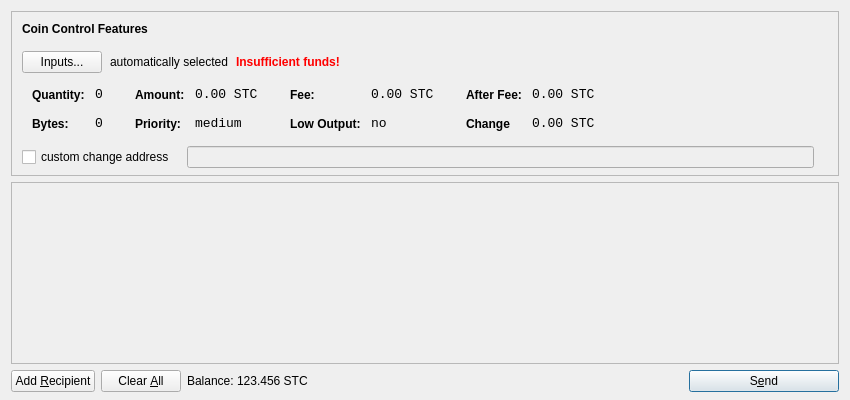
<?xml version="1.0" encoding="UTF-8"?>
<ui version="4.0">
 <class>SendCoinsDialog</class>
 <widget class="QDialog" name="SendCoinsDialog">
  <property name="geometry">
   <rect>
    <x>0</x>
    <y>0</y>
    <width>850</width>
    <height>400</height>
   </rect>
  </property>
  <property name="windowTitle">
   <string>Send Coins</string>
  </property>
  <layout class="QVBoxLayout" name="verticalLayout" stretch="0,1,0">
   <property name="bottomMargin">
    <number>8</number>
   </property>
   <item>
    <widget class="QFrame" name="frameCoinControl">
     <property name="sizePolicy">
      <sizepolicy hsizetype="Expanding" vsizetype="Expanding">
       <horstretch>0</horstretch>
       <verstretch>0</verstretch>
      </sizepolicy>
     </property>
     <property name="maximumSize">
      <size>
       <width>16777215</width>
       <height>16777215</height>
      </size>
     </property>
     <property name="frameShape">
      <enum>QFrame::StyledPanel</enum>
     </property>
     <property name="frameShadow">
      <enum>QFrame::Sunken</enum>
     </property>
     <layout class="QVBoxLayout" name="verticalLayoutCoinControl2">
      <property name="spacing">
       <number>6</number>
      </property>
      <property name="leftMargin">
       <number>0</number>
      </property>
      <property name="topMargin">
       <number>0</number>
      </property>
      <property name="rightMargin">
       <number>0</number>
      </property>
      <property name="bottomMargin">
       <number>6</number>
      </property>
      <item>
       <layout class="QVBoxLayout" name="verticalLayoutCoinControl" stretch="0,0,0,0,1">
        <property name="spacing">
         <number>0</number>
        </property>
        <property name="leftMargin">
         <number>10</number>
        </property>
        <property name="topMargin">
         <number>10</number>
        </property>
        <item>
         <layout class="QHBoxLayout" name="horizontalLayoutCoinControl1">
          <property name="bottomMargin">
           <number>15</number>
          </property>
          <item>
           <widget class="QLabel" name="labelCoinControlFeatures">
            <property name="sizePolicy">
             <sizepolicy hsizetype="Preferred" vsizetype="Maximum">
              <horstretch>0</horstretch>
              <verstretch>0</verstretch>
             </sizepolicy>
            </property>
            <property name="font">
             <font>
              <weight>75</weight>
              <bold>true</bold>
             </font>
            </property>
            <property name="styleSheet">
             <string notr="true">font-weight:bold;</string>
            </property>
            <property name="text">
             <string>Coin Control Features</string>
            </property>
           </widget>
          </item>
         </layout>
        </item>
        <item>
         <layout class="QHBoxLayout" name="horizontalLayoutCoinControl2" stretch="0,0,0,0">
          <property name="spacing">
           <number>8</number>
          </property>
          <property name="bottomMargin">
           <number>10</number>
          </property>
          <item>
           <widget class="QPushButton" name="pushButtonCoinControl">
            <property name="styleSheet">
             <string notr="true"/>
            </property>
            <property name="text">
             <string>Inputs...</string>
            </property>
           </widget>
          </item>
          <item>
           <widget class="QLabel" name="labelCoinControlAutomaticallySelected">
            <property name="text">
             <string>automatically selected</string>
            </property>
            <property name="margin">
             <number>5</number>
            </property>
           </widget>
          </item>
          <item>
           <widget class="QLabel" name="labelCoinControlInsuffFunds">
            <property name="font">
             <font>
              <weight>75</weight>
              <bold>true</bold>
             </font>
            </property>
            <property name="styleSheet">
             <string notr="true">color:red;font-weight:bold;</string>
            </property>
            <property name="text">
             <string>Insufficient funds!</string>
            </property>
            <property name="margin">
             <number>5</number>
            </property>
           </widget>
          </item>
          <item>
           <spacer name="horizontalSpacerCoinControl">
            <property name="orientation">
             <enum>Qt::Horizontal</enum>
            </property>
            <property name="sizeHint" stdset="0">
             <size>
              <width>40</width>
              <height>1</height>
             </size>
            </property>
           </spacer>
          </item>
         </layout>
        </item>
        <item>
         <widget class="QWidget" name="widgetCoinControl" native="true">
          <property name="sizePolicy">
           <sizepolicy hsizetype="Preferred" vsizetype="Preferred">
            <horstretch>0</horstretch>
            <verstretch>0</verstretch>
           </sizepolicy>
          </property>
          <property name="minimumSize">
           <size>
            <width>0</width>
            <height>0</height>
           </size>
          </property>
          <property name="styleSheet">
           <string notr="true"/>
          </property>
          <layout class="QHBoxLayout" name="horizontalLayoutCoinControl5">
           <property name="margin">
            <number>0</number>
           </property>
           <item>
            <layout class="QHBoxLayout" name="horizontalLayoutCoinControl3" stretch="0,0,0,1">
             <property name="spacing">
              <number>20</number>
             </property>
             <property name="topMargin">
              <number>0</number>
             </property>
             <property name="bottomMargin">
              <number>10</number>
             </property>
             <item>
              <layout class="QFormLayout" name="formLayoutCoinControl1">
               <property name="horizontalSpacing">
                <number>10</number>
               </property>
               <property name="verticalSpacing">
                <number>14</number>
               </property>
               <property name="leftMargin">
                <number>10</number>
               </property>
               <property name="topMargin">
                <number>4</number>
               </property>
               <property name="rightMargin">
                <number>6</number>
               </property>
               <item row="0" column="0">
                <widget class="QLabel" name="labelCoinControlQuantityText">
                 <property name="styleSheet">
                  <string notr="true">font-weight:bold;</string>
                 </property>
                 <property name="text">
                  <string>Quantity:</string>
                 </property>
                 <property name="margin">
                  <number>0</number>
                 </property>
                </widget>
               </item>
               <item row="0" column="1">
                <widget class="QLabel" name="labelCoinControlQuantity">
                 <property name="font">
                  <font>
                   <family>Monospace</family>
                   <pointsize>10</pointsize>
                  </font>
                 </property>
                 <property name="cursor">
                  <cursorShape>IBeamCursor</cursorShape>
                 </property>
                 <property name="contextMenuPolicy">
                  <enum>Qt::ActionsContextMenu</enum>
                 </property>
                 <property name="text">
                  <string>0</string>
                 </property>
                 <property name="margin">
                  <number>0</number>
                 </property>
                 <property name="textInteractionFlags">
                  <set>Qt::LinksAccessibleByMouse|Qt::TextSelectableByKeyboard|Qt::TextSelectableByMouse</set>
                 </property>
                </widget>
               </item>
               <item row="1" column="0">
                <widget class="QLabel" name="labelCoinControlBytesText">
                 <property name="styleSheet">
                  <string notr="true">font-weight:bold;</string>
                 </property>
                 <property name="text">
                  <string>Bytes:</string>
                 </property>
                </widget>
               </item>
               <item row="1" column="1">
                <widget class="QLabel" name="labelCoinControlBytes">
                 <property name="font">
                  <font>
                   <family>Monospace</family>
                   <pointsize>10</pointsize>
                  </font>
                 </property>
                 <property name="cursor">
                  <cursorShape>IBeamCursor</cursorShape>
                 </property>
                 <property name="contextMenuPolicy">
                  <enum>Qt::ActionsContextMenu</enum>
                 </property>
                 <property name="text">
                  <string>0</string>
                 </property>
                 <property name="textInteractionFlags">
                  <set>Qt::LinksAccessibleByMouse|Qt::TextSelectableByKeyboard|Qt::TextSelectableByMouse</set>
                 </property>
                </widget>
               </item>
              </layout>
             </item>
             <item>
              <layout class="QFormLayout" name="formLayoutCoinControl2">
               <property name="horizontalSpacing">
                <number>10</number>
               </property>
               <property name="verticalSpacing">
                <number>14</number>
               </property>
               <property name="leftMargin">
                <number>6</number>
               </property>
               <property name="topMargin">
                <number>4</number>
               </property>
               <property name="rightMargin">
                <number>6</number>
               </property>
               <item row="0" column="0">
                <widget class="QLabel" name="labelCoinControlAmountText">
                 <property name="styleSheet">
                  <string notr="true">font-weight:bold;</string>
                 </property>
                 <property name="text">
                  <string>Amount:</string>
                 </property>
                 <property name="margin">
                  <number>0</number>
                 </property>
                </widget>
               </item>
               <item row="0" column="1">
                <widget class="QLabel" name="labelCoinControlAmount">
                 <property name="font">
                  <font>
                   <family>Monospace</family>
                   <pointsize>10</pointsize>
                  </font>
                 </property>
                 <property name="cursor">
                  <cursorShape>IBeamCursor</cursorShape>
                 </property>
                 <property name="contextMenuPolicy">
                  <enum>Qt::ActionsContextMenu</enum>
                 </property>
                 <property name="text">
                  <string>0.00 STC</string>
                 </property>
                 <property name="textInteractionFlags">
                  <set>Qt::LinksAccessibleByMouse|Qt::TextSelectableByKeyboard|Qt::TextSelectableByMouse</set>
                 </property>
                </widget>
               </item>
               <item row="1" column="0">
                <widget class="QLabel" name="labelCoinControlPriorityText">
                 <property name="styleSheet">
                  <string notr="true">font-weight:bold;</string>
                 </property>
                 <property name="text">
                  <string>Priority:</string>
                 </property>
                </widget>
               </item>
               <item row="1" column="1">
                <widget class="QLabel" name="labelCoinControlPriority">
                 <property name="font">
                  <font>
                   <family>Monospace</family>
                   <pointsize>10</pointsize>
                  </font>
                 </property>
                 <property name="cursor">
                  <cursorShape>IBeamCursor</cursorShape>
                 </property>
                 <property name="contextMenuPolicy">
                  <enum>Qt::ActionsContextMenu</enum>
                 </property>
                 <property name="text">
                  <string>medium</string>
                 </property>
                 <property name="textInteractionFlags">
                  <set>Qt::LinksAccessibleByMouse|Qt::TextSelectableByKeyboard|Qt::TextSelectableByMouse</set>
                 </property>
                </widget>
               </item>
              </layout>
             </item>
             <item>
              <layout class="QFormLayout" name="formLayoutCoinControl3">
               <property name="horizontalSpacing">
                <number>10</number>
               </property>
               <property name="verticalSpacing">
                <number>14</number>
               </property>
               <property name="leftMargin">
                <number>6</number>
               </property>
               <property name="topMargin">
                <number>4</number>
               </property>
               <property name="rightMargin">
                <number>6</number>
               </property>
               <item row="0" column="0">
                <widget class="QLabel" name="labelCoinControlFeeText">
                 <property name="styleSheet">
                  <string notr="true">font-weight:bold;</string>
                 </property>
                 <property name="text">
                  <string>Fee:</string>
                 </property>
                 <property name="margin">
                  <number>0</number>
                 </property>
                </widget>
               </item>
               <item row="0" column="1">
                <widget class="QLabel" name="labelCoinControlFee">
                 <property name="font">
                  <font>
                   <family>Monospace</family>
                   <pointsize>10</pointsize>
                  </font>
                 </property>
                 <property name="cursor">
                  <cursorShape>IBeamCursor</cursorShape>
                 </property>
                 <property name="contextMenuPolicy">
                  <enum>Qt::ActionsContextMenu</enum>
                 </property>
                 <property name="text">
                  <string>0.00 STC</string>
                 </property>
                 <property name="textInteractionFlags">
                  <set>Qt::LinksAccessibleByMouse|Qt::TextSelectableByKeyboard|Qt::TextSelectableByMouse</set>
                 </property>
                </widget>
               </item>
               <item row="1" column="0">
                <widget class="QLabel" name="labelCoinControlLowOutputText">
                 <property name="styleSheet">
                  <string notr="true">font-weight:bold;</string>
                 </property>
                 <property name="text">
                  <string>Low Output:</string>
                 </property>
                </widget>
               </item>
               <item row="1" column="1">
                <widget class="QLabel" name="labelCoinControlLowOutput">
                 <property name="font">
                  <font>
                   <family>Monospace</family>
                   <pointsize>10</pointsize>
                  </font>
                 </property>
                 <property name="cursor">
                  <cursorShape>IBeamCursor</cursorShape>
                 </property>
                 <property name="contextMenuPolicy">
                  <enum>Qt::ActionsContextMenu</enum>
                 </property>
                 <property name="text">
                  <string>no</string>
                 </property>
                 <property name="textInteractionFlags">
                  <set>Qt::LinksAccessibleByMouse|Qt::TextSelectableByKeyboard|Qt::TextSelectableByMouse</set>
                 </property>
                </widget>
               </item>
              </layout>
             </item>
             <item>
              <layout class="QFormLayout" name="formLayoutCoinControl4">
               <property name="horizontalSpacing">
                <number>10</number>
               </property>
               <property name="verticalSpacing">
                <number>14</number>
               </property>
               <property name="leftMargin">
                <number>6</number>
               </property>
               <property name="topMargin">
                <number>4</number>
               </property>
               <property name="rightMargin">
                <number>6</number>
               </property>
               <item row="0" column="0">
                <widget class="QLabel" name="labelCoinControlAfterFeeText">
                 <property name="styleSheet">
                  <string notr="true">font-weight:bold;</string>
                 </property>
                 <property name="text">
                  <string>After Fee:</string>
                 </property>
                 <property name="margin">
                  <number>0</number>
                 </property>
                </widget>
               </item>
               <item row="0" column="1">
                <widget class="QLabel" name="labelCoinControlAfterFee">
                 <property name="font">
                  <font>
                   <family>Monospace</family>
                   <pointsize>10</pointsize>
                  </font>
                 </property>
                 <property name="cursor">
                  <cursorShape>IBeamCursor</cursorShape>
                 </property>
                 <property name="contextMenuPolicy">
                  <enum>Qt::ActionsContextMenu</enum>
                 </property>
                 <property name="text">
                  <string>0.00 STC</string>
                 </property>
                 <property name="textInteractionFlags">
                  <set>Qt::LinksAccessibleByMouse|Qt::TextSelectableByKeyboard|Qt::TextSelectableByMouse</set>
                 </property>
                </widget>
               </item>
               <item row="1" column="0">
                <widget class="QLabel" name="labelCoinControlChangeText">
                 <property name="styleSheet">
                  <string notr="true">font-weight:bold;</string>
                 </property>
                 <property name="text">
                  <string>Change</string>
                 </property>
                </widget>
               </item>
               <item row="1" column="1">
                <widget class="QLabel" name="labelCoinControlChange">
                 <property name="font">
                  <font>
                   <family>Monospace</family>
                   <pointsize>10</pointsize>
                  </font>
                 </property>
                 <property name="cursor">
                  <cursorShape>IBeamCursor</cursorShape>
                 </property>
                 <property name="contextMenuPolicy">
                  <enum>Qt::ActionsContextMenu</enum>
                 </property>
                 <property name="text">
                  <string>0.00 STC</string>
                 </property>
                 <property name="textInteractionFlags">
                  <set>Qt::LinksAccessibleByMouse|Qt::TextSelectableByKeyboard|Qt::TextSelectableByMouse</set>
                 </property>
                </widget>
               </item>
              </layout>
             </item>
            </layout>
           </item>
          </layout>
         </widget>
        </item>
        <item>
         <layout class="QHBoxLayout" name="horizontalLayoutCoinControl4" stretch="0,0,0">
          <property name="spacing">
           <number>12</number>
          </property>
          <property name="sizeConstraint">
           <enum>QLayout::SetDefaultConstraint</enum>
          </property>
          <property name="topMargin">
           <number>5</number>
          </property>
          <property name="rightMargin">
           <number>5</number>
          </property>
          <item>
           <widget class="QCheckBox" name="checkBoxCoinControlChange">
            <property name="text">
             <string>custom change address</string>
            </property>
           </widget>
          </item>
          <item>
           <widget class="QLineEdit" name="lineEditCoinControlChange">
            <property name="enabled">
             <bool>false</bool>
            </property>
            <property name="sizePolicy">
             <sizepolicy hsizetype="Expanding" vsizetype="Fixed">
              <horstretch>0</horstretch>
              <verstretch>0</verstretch>
             </sizepolicy>
            </property>
           </widget>
          </item>
          <item>
           <widget class="QLabel" name="labelCoinControlChangeLabel">
            <property name="sizePolicy">
             <sizepolicy hsizetype="Preferred" vsizetype="Expanding">
              <horstretch>0</horstretch>
              <verstretch>0</verstretch>
             </sizepolicy>
            </property>
            <property name="minimumSize">
             <size>
              <width>0</width>
              <height>0</height>
             </size>
            </property>
            <property name="text">
             <string/>
            </property>
            <property name="margin">
             <number>3</number>
            </property>
           </widget>
          </item>
         </layout>
        </item>
        <item>
         <spacer name="verticalSpacerCoinControl">
          <property name="orientation">
           <enum>Qt::Vertical</enum>
          </property>
          <property name="sizeHint" stdset="0">
           <size>
            <width>800</width>
            <height>1</height>
           </size>
          </property>
         </spacer>
        </item>
       </layout>
      </item>
     </layout>
    </widget>
   </item>
   <item>
    <widget class="QScrollArea" name="scrollArea">
     <property name="widgetResizable">
      <bool>true</bool>
     </property>
     <widget class="QWidget" name="scrollAreaWidgetContents">
      <property name="geometry">
       <rect>
        <x>0</x>
        <y>0</y>
        <width>830</width>
        <height>175</height>
       </rect>
      </property>
      <layout class="QVBoxLayout" name="verticalLayout_2">
       <property name="margin">
        <number>0</number>
       </property>
       <item>
        <layout class="QVBoxLayout" name="entries">
         <property name="spacing">
          <number>6</number>
         </property>
        </layout>
       </item>
       <item>
        <spacer name="verticalSpacer">
         <property name="orientation">
          <enum>Qt::Vertical</enum>
         </property>
         <property name="sizeHint" stdset="0">
          <size>
           <width>20</width>
           <height>40</height>
          </size>
         </property>
        </spacer>
       </item>
      </layout>
     </widget>
    </widget>
   </item>
   <item>
    <layout class="QHBoxLayout" name="horizontalLayout">
     <item>
      <widget class="QPushButton" name="addButton">
       <property name="toolTip">
        <string>Send to multiple recipients at once</string>
       </property>
       <property name="text">
        <string>Add &amp;Recipient</string>
       </property>
       <property name="icon">
        <iconset resource="../bitcoin.qrc">
         <normaloff>:/icons/add</normaloff>:/icons/add</iconset>
       </property>
       <property name="autoDefault">
        <bool>false</bool>
       </property>
      </widget>
     </item>
     <item>
      <widget class="QPushButton" name="clearButton">
       <property name="sizePolicy">
        <sizepolicy hsizetype="Minimum" vsizetype="Fixed">
         <horstretch>0</horstretch>
         <verstretch>0</verstretch>
        </sizepolicy>
       </property>
       <property name="toolTip">
        <string>Remove all transaction fields</string>
       </property>
       <property name="text">
        <string>Clear &amp;All</string>
       </property>
       <property name="icon">
        <iconset resource="../bitcoin.qrc">
         <normaloff>:/icons/remove</normaloff>:/icons/remove</iconset>
       </property>
       <property name="autoRepeatDelay">
        <number>300</number>
       </property>
       <property name="autoDefault">
        <bool>false</bool>
       </property>
      </widget>
     </item>
     <item>
      <layout class="QHBoxLayout" name="horizontalLayout_2">
       <property name="spacing">
        <number>3</number>
       </property>
       <item>
        <widget class="QLabel" name="label">
         <property name="sizePolicy">
          <sizepolicy hsizetype="Preferred" vsizetype="Fixed">
           <horstretch>0</horstretch>
           <verstretch>0</verstretch>
          </sizepolicy>
         </property>
         <property name="text">
          <string>Balance:</string>
         </property>
        </widget>
       </item>
       <item>
        <widget class="QLabel" name="labelBalance">
         <property name="sizePolicy">
          <sizepolicy hsizetype="Preferred" vsizetype="Fixed">
           <horstretch>0</horstretch>
           <verstretch>0</verstretch>
          </sizepolicy>
         </property>
         <property name="cursor">
          <cursorShape>IBeamCursor</cursorShape>
         </property>
         <property name="text">
          <string>123.456 STC</string>
         </property>
         <property name="textInteractionFlags">
          <set>Qt::LinksAccessibleByMouse|Qt::TextSelectableByKeyboard|Qt::TextSelectableByMouse</set>
         </property>
        </widget>
       </item>
      </layout>
     </item>
     <item>
      <spacer name="horizontalSpacer">
       <property name="orientation">
        <enum>Qt::Horizontal</enum>
       </property>
       <property name="sizeHint" stdset="0">
        <size>
         <width>40</width>
         <height>20</height>
        </size>
       </property>
      </spacer>
     </item>
     <item>
      <widget class="QPushButton" name="sendButton">
       <property name="minimumSize">
        <size>
         <width>150</width>
         <height>0</height>
        </size>
       </property>
       <property name="toolTip">
        <string>Confirm the send action</string>
       </property>
       <property name="text">
        <string>S&amp;end</string>
       </property>
       <property name="icon">
        <iconset resource="../bitcoin.qrc">
         <normaloff>:/icons/send</normaloff>:/icons/send</iconset>
       </property>
       <property name="default">
        <bool>true</bool>
       </property>
      </widget>
     </item>
    </layout>
   </item>
  </layout>
 </widget>
 <resources>
  <include location="../bitcoin.qrc"/>
 </resources>
 <connections/>
</ui>
